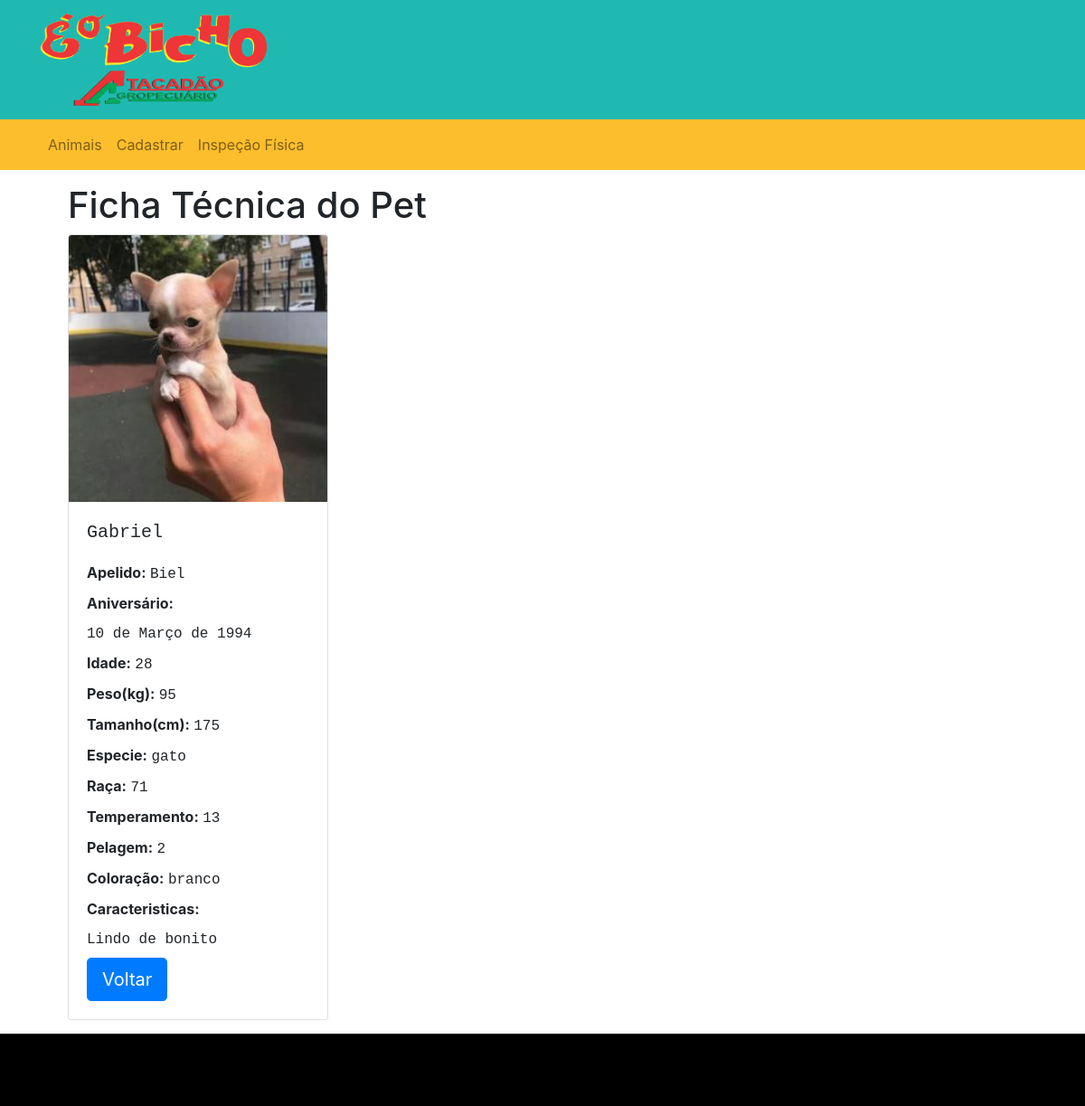
The page /detail/3/ on the database as committed earlier.
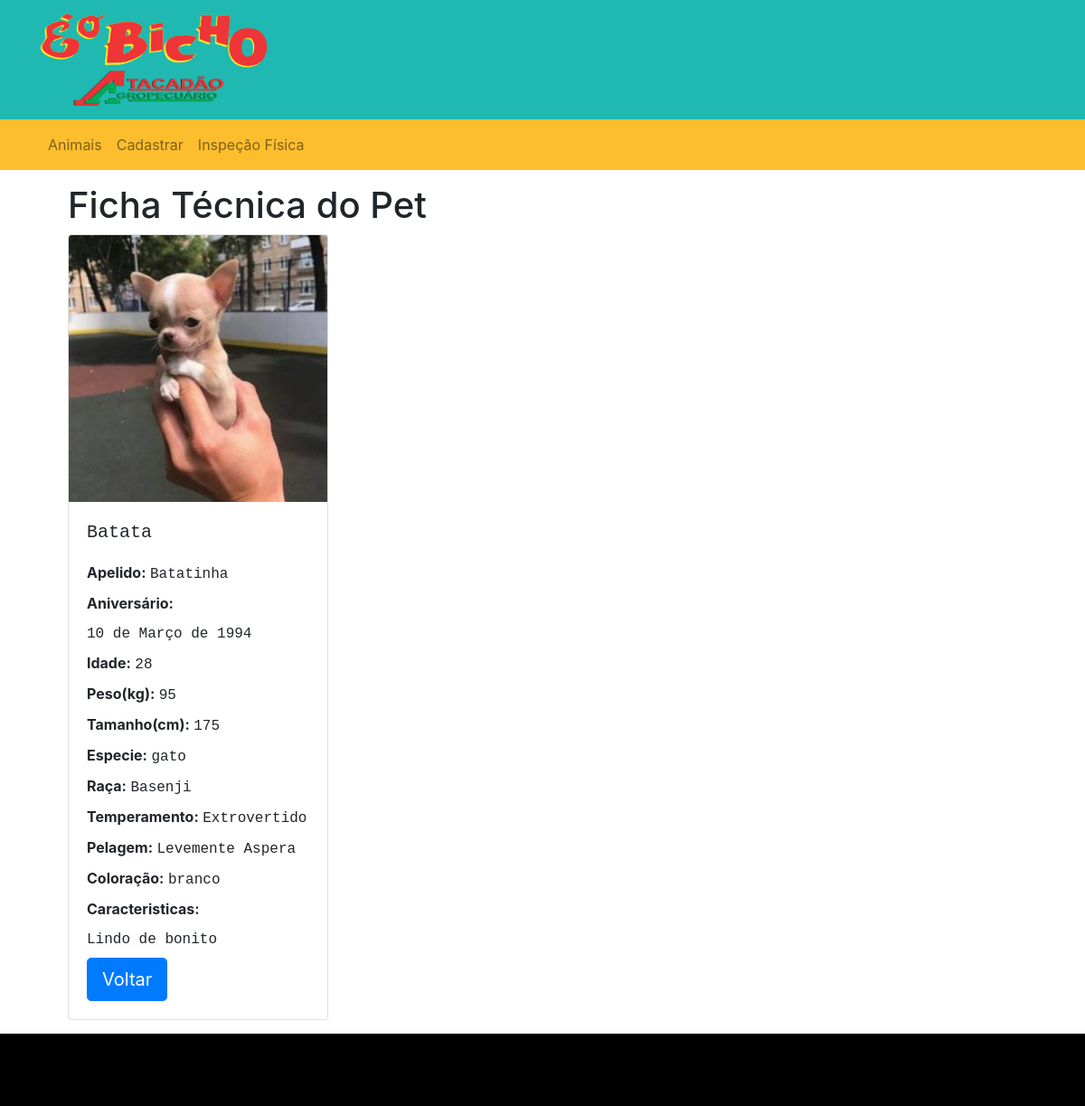
The same page on the database as committed later.
### pet/models.py (models this page shows, shortened)
class formPet(models.Model):
	nome = models.CharField('Nome',max_length=150)
	apelido = models.CharField('Apelido',max_length=30)
	aniversario = models.DateField('Aniversário', blank=True, null=True)
	idade = models.IntegerField('Idade')
	peso = models.IntegerField('Peso(kg)')
	tamanho = models.IntegerField('Tamanho')
	especie = models.CharField('Especie',max_length=10, choices=ESPECIE_CHOICES)
	racaCachorro = models.CharField('Raça do Cachorro',max_length=150, choices=RACA_CACHORRO)
	temperamento = models.CharField('Temperamento',max_length=60, choices=TEMPERAMENTO_CHOICES)
	pelagem = models.CharField('Pelagem',max_length=150, choices=PELAGEM_CHOICES)
	coloracao = models.CharField('Coloração',max_length=60, choices=COLORACAO_CHOICES)
	tamanho = models.IntegerField('Tamanho(cm)',)
	caracteristicas = models.CharField('Caracteristicas', max_length=200)

### pet/views.py (the view)
# urls.py: path('detail/<int:pk>/', views.detailPet, name='detail'),
def detailPet(request, pk):
    template ='pet/formpet_detail.html'
    obj = formPet.objects.get(pk=pk)
    context = { 'object': obj }
    return render(request, template, context)

### pet/templates/pet/formpet_detail.html (shortened to what this page needs)
{% extends 'site/base.html' %}
{% block content %}
<section class="container">
	<h1>Ficha Técnica do Pet</h1>
<div class="card" style="width: 18rem;">
  <img class="card-img-top" src="../../static/img/curto.jpg" alt="Imagem de capa do card">
  <div class="card-body">
    <h5 class="card-title"><label class="text-monospace">{{object.nome}}</label></h5>
    <div class="card-text">
    	<div>
			<label class="font-weight-bold">Apelido: </label>
			<label class="text-monospace">{{object.apelido}}</label>
		</div>
		<div>
			<label class="font-weight-bold">Aniversário: </label>
			<label class="text-monospace">{{object.aniversario}}</label>
		</div>
		<div>
			<label class="font-weight-bold">Idade: </label>
			<label class="text-monospace">{{object.idade}}</label>
		</div>
		<div>
			<label class="font-weight-bold">Peso(kg): </label>
			<label class="text-monospace">{{object.peso}}</label>
		</div>
		<div>
			<label class="font-weight-bold">Tamanho(cm): </label>
			<label class="text-monospace">{{object.tamanho}}</label>
		</div>
		<div>
			<label class="font-weight-bold">Especie: </label>
			<label class="text-monospace">{{object.especie}}</label>
		</div>
		<div>
			<label class="font-weight-bold">Raça: </label>
			<label class="text-monospace">{{object.racaCachorro}}</label>
		</div>
		<div>
			<label class="font-weight-bold">Temperamento: </label>
			<label class="text-monospace">{{object.temperamento}}</label>
		</div>
		<div>
			<label class="font-weight-bold">Pelagem: </label>
			<label class="text-monospace">{{object.pelagem}}</label>
		</div>
		<div>
			<label class="font-weight-bold">Coloração: </label>
			<label class="text-monospace">{{object.coloracao}}</label>
		</div>
		<div>
			<label class="font-weight-bold">Caracteristicas: </label>
			<label class="text-monospace">{{object.caracteristicas}}</label>
		</div>
    </div>
    <button class="btn btn-primary btn-lg" type="submit" onclick="location.href='{% url 'pet:list'%}'">Voltar</button>
  </div>
</div>
</section>
{% endblock %}

Rows that differ between the two databases and show on the page:
changed formPet "gato": nome "Gabriel" → "Batata"; apelido "Biel" → "Batatinha"; racaCachorro "71" → "Basenji"; temperamento "13" → "Extrovertido"; pelagem "2" → "Levemente Aspera"
